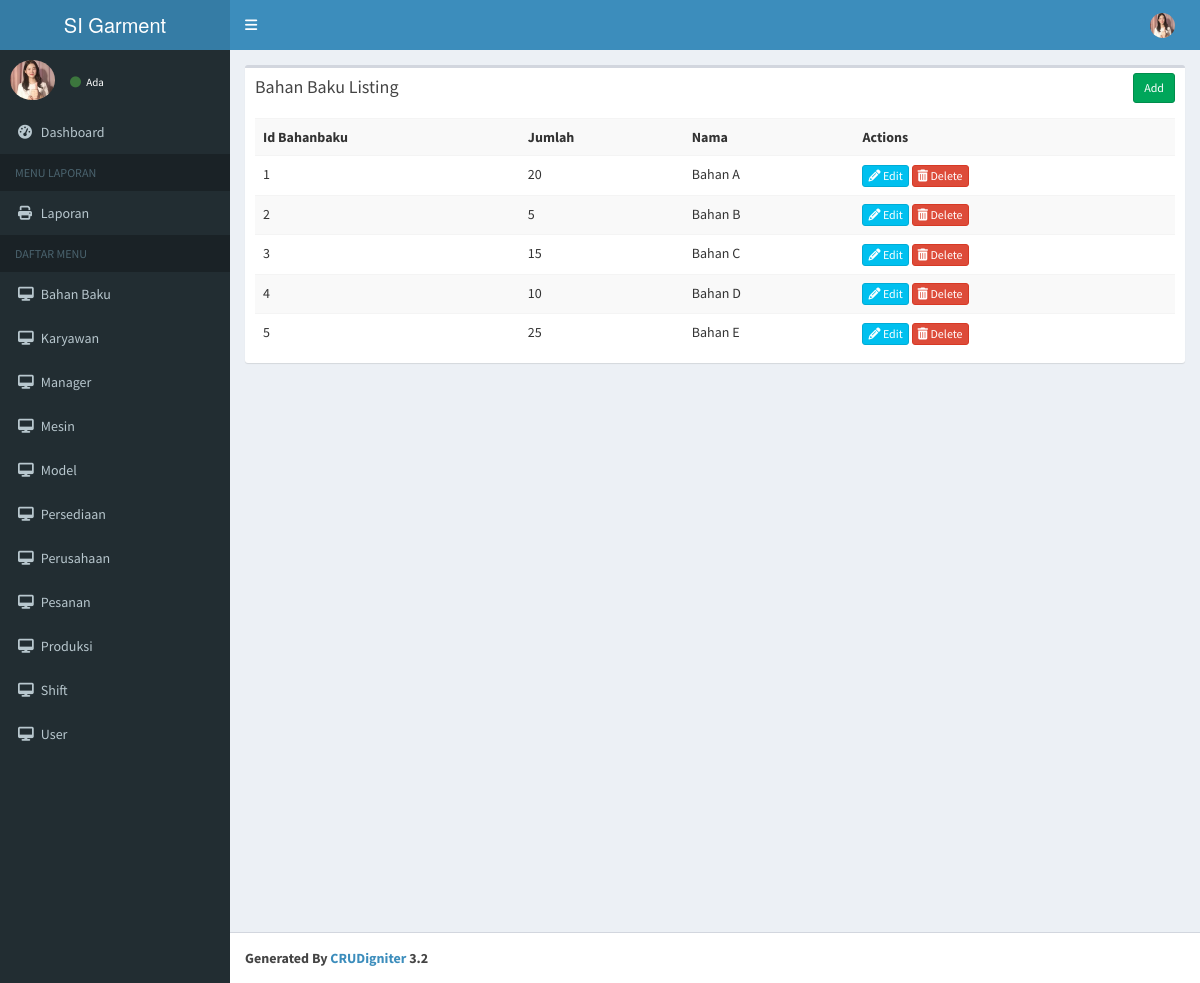
Page /index.php/bahan_baku on the committed database.
### tables this page shows
CREATE TABLE `bahan_baku` (
  `id_bahanbaku` int(2) NOT NULL,
  `jumlah` int(5) DEFAULT NULL,
  `nama` text NOT NULL
);

### application/controllers/Bahan_baku.php (called while the page is built, shortened)
<?php
class Bahan_baku extends CI_Controller{
    function __construct()
    {
        $this->load->model('Bahan_baku_model');
    }
    function index()
    {
        $data['bahan_baku'] = $this->Bahan_baku_model->get_all_bahan_baku();
        $data['_view'] = 'bahan_baku/index';
        $this->load->view('layouts/main',$data);
    }
}

### index.php (called while the page is built, shortened)
<?php
require_once BASEPATH.'core/CodeIgniter.php';

### application/models/Bahan_baku_model.php (called while the page is built, shortened)
<?php
class Bahan_baku_model extends CI_Model
{
    function get_all_bahan_baku()
    {
        $this->db->group_by('id_bahanbaku', 'desc');
        return $this->db->get('bahan_baku')->result_array();
    }
}

### application/views/bahan_baku/index.php (the view)
<div class="row">
    <div class="col-md-12">
        <div class="box">
            <div class="box-header">
                <h3 class="box-title">Bahan Baku Listing</h3>
            	<div class="box-tools">
                    <a href="<?php echo site_url('bahan_baku/add'); ?>" class="btn btn-success btn-sm">Add</a>
                </div>
            </div>
            <div class="box-body">
                <table class="table table-striped">
                    <tr>
						<th>Id Bahanbaku</th>
						<th>Jumlah</th>
						<th>Nama</th>
						<th>Actions</th>
                    </tr>
                    <?php foreach($bahan_baku as $b){ ?>
                    <tr>
						<td><?php echo $b['id_bahanbaku']; ?></td>
						<td><?php echo $b['jumlah']; ?></td>
						<td><?php echo $b['nama']; ?></td>
						<td>
                            <a href="<?php echo site_url('bahan_baku/edit/'.$b['id_bahanbaku']); ?>" class="btn btn-info btn-xs"><span class="fa fa-pencil"></span> Edit</a>
                            <a href="<?php echo site_url('bahan_baku/remove/'.$b['id_bahanbaku']); ?>" class="btn btn-danger btn-xs"><span class="fa fa-trash"></span> Delete</a>
                        </td>
                    </tr>
                    <?php } ?>
                </table>
            </div>
        </div>
    </div>
</div>

### rows in the picture
bahan_baku: id_bahanbaku "1", jumlah "20", nama "Bahan A"
bahan_baku: id_bahanbaku "2", jumlah "5", nama "Bahan B"
bahan_baku: id_bahanbaku "3", jumlah "15", nama "Bahan C"
bahan_baku: id_bahanbaku "4", jumlah "10", nama "Bahan D"
bahan_baku: id_bahanbaku "5", jumlah "25", nama "Bahan E"
